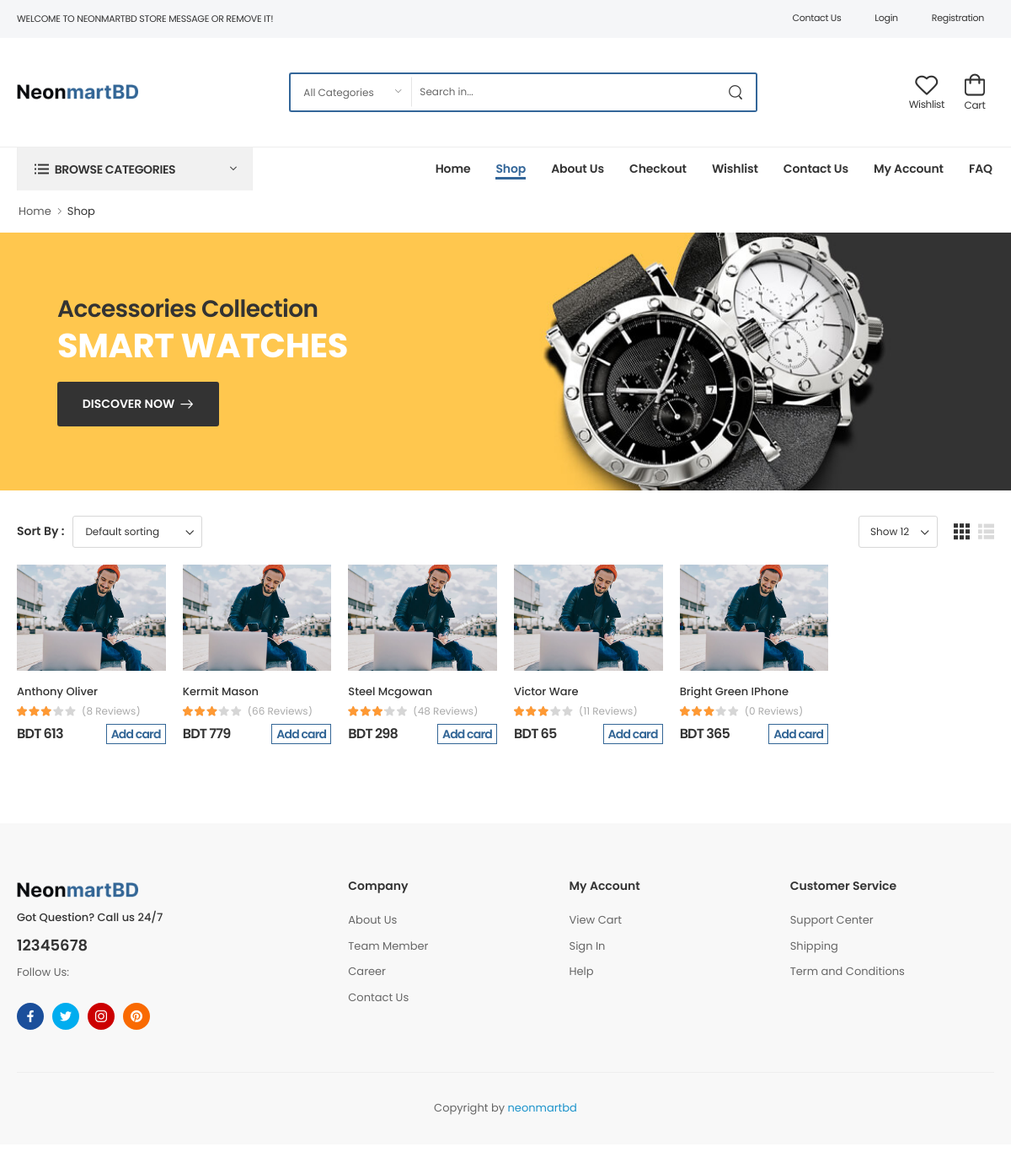
Page /shop on the committed database.
### core/models.py (models this page shows, shortened)
class Products(models.Model):
    name = models.CharField(max_length=500)
    category = models.ForeignKey(Category, on_delete=models.CASCADE)
    subcategory = models.ForeignKey(SubCategory,on_delete=models.CASCADE,blank=True, null=True)
    sub_sub_category = models.ForeignKey(SubSubCategory, on_delete=models.CASCADE,blank=True, null=True)
    brand = models.ImageField(upload_to="Brand Image",default="brands/category/1.png")
    sku = models.CharField(max_length=200)
    price = models.PositiveIntegerField()
    stock_status = models.CharField(max_length=100,null=True,blank=True,default="In Stock")
    review = models.PositiveIntegerField(null=True,blank=True,default=0)
    sort_description = RichTextField()
    slug = AutoSlugField(populate_from="name", null=True, unique=True)
    description = RichTextField()
    image = models.ImageField(upload_to="Product Image")
    pdsliderimg1 = models.ImageField(upload_to="Slider Image",blank=True, null=True)
    pdsliderimg2 = models.ImageField(upload_to="Slider Image",blank=True, null=True)
    pdsliderimg3 = models.ImageField(upload_to="Slider Image",blank=True, null=True)

### core/views.py (the view)
# urls.py: path('shop', shop_page, name="shop_page"),
def shop_page(request):
    cart = 0
    if request.user.is_authenticated:
        cart = Cart.objects.filter(user=request.user)
    products = Products.objects.order_by("-id")
    sub_sub_category = SubSubCategory.objects.all()
    sub_category = SubCategory.objects.all()
    category = Category.objects.all()
    category_ = request.GET.get("category")
    sub_category_ = request.GET.get("subcategory")
    category_product = []
    is_product = True
    if category_ != None:
        category_product = Products.objects.filter(category__filtername=category_)
        is_product = False
    if sub_category_ != None:
        category_product = Products.objects.filter(subcategory__name=sub_category_)
        is_product = False
    home_garden = []
    electronics = []
    fashion = []
    furniture = []
    healthy_beauty = []
    gift_ideas = []
    toy_games = []
    cooking = []
    smart_phones = []
    cameras_photo = []
    accessories = []
    for i in sub_category:
        if i.category.filtername == "home_&_garden":
            home_garden.append(i.name)
        elif i.category.filtername == "electronics":
            electronics.append(i.name)
        elif i.category.filtername == "fashion":
            fashion.append(i.name)
        elif i.category.filtername == "furniture":
            furniture.append(i.name)
        elif i.category.filtername == "healthy_&_beauty":
            healthy_beauty.append(i.name)
        elif i.category.filtername == "gift_ideas":
            gift_ideas.append(i.name)
        elif i.category.filtername == "toy_&_games":
            toy_games.append(i.name)
        elif i.category.filtername == "cooking":
            cooking.append(i.name)
        elif i.category.filtername == "smart_phones":
            smart_phones.append(i.name)
        elif i.category.filtername == "cameras_&_photo":
            cameras_photo.append(i.name)
        elif i.category.filtername == "accessories":
            accessories.append(i.name)
    context = {
        'navbar':'shop',
        'products':products,
        'cart':cart,
        'sub_sub_category':sub_sub_category,
        'sub_category':sub_category,
        'home_garden':home_garden,
        'electronics':electronics,
        'fashion':fashion,
        'furniture':furniture,
        'healthy_beauty':healthy_beauty,
        'gift_ideas':gift_ideas,
        'cooking':cooking,
        'smart_phones':smart_phones,
        'cameras_photo':cameras_photo,
        'accessories':accessories,
        'toy_games':toy_games,
        'category_product':category_product,
        'is_product':is_product
    }
    return render(request,"core/shop.html",context)

### core/templates/core/shop.html (shortened to what this page needs)
{% extends "base/base.html" %}
{% load static %}
{% block body %}
<link rel="stylesheet" type="text/css" href="{% static 'assets/css/style.min.css' %}" />
<main class="main">
  <nav class="breadcrumb-nav">
    <div class="container">
      <ul class="breadcrumb bb-no">
        <li><a href="{% url 'HOME' %}">Home</a></li>
        <li><a href="{% url 'shop_page' %}">Shop</a></li>
      </ul>
    </div>
  </nav>
  <div class="page-content mb-10">
    <div class="shop-default-banner shop-boxed-banner banner d-flex align-items-center mb-6" style="
          background-image: url({% static 'assets/images/shop/banner2.jpg' %});
          background-color: #ffc74e;
        ">
      <div class="container banner-content">
        <h4 class="banner-subtitle font-weight-bold">
          Accessories Collection
        </h4>
        <h3 class="banner-title text-white text-uppercase font-weight-bolder ls-10">
          Smart Watches
        </h3>
        <a href="{% url 'shop_page' %}?category=accessories" class="btn btn-dark btn-rounded btn-icon-right">Discover Now</a>
      </div>
    </div>
    <div class="container-fluid">
      <div class="shop-content">
        <div class="main-content">
          <nav class="toolbox sticky-toolbox sticky-content fix-top">
            <div class="toolbox-left">
              <div class="toolbox-item toolbox-sort select-box text-dark">
                <label>Sort By :</label>
                <select name="orderby" class="form-control">
                  <option value="default" selected="selected">
                    Default sorting
                  </option>
                </select>
              </div>
            </div>
            <div class="toolbox-right">
              <div class="toolbox-item toolbox-show select-box">
                <select name="count" class="form-control">
                  <option value="12" selected="selected">Show 12</option>
                </select>
              </div>
              <div class="toolbox-item toolbox-layout">
                <a href="{% url 'shop_page' %}" class="icon-mode-grid btn-layout active">
                  <i class="w-icon-grid"></i>
                </a>
                <a href="{% url 'shop_page' %}" class="icon-mode-list btn-layout">
                  <i class="w-icon-list"></i>
                </a>
              </div>
            </div>
          </nav>
          <div class="product-wrapper row cols-xl-6 cols-lg-5 cols-md-4 cols-sm-3 cols-2">
            {% if is_product %}
              {% if products %}
                {% for product in products %}
                    <div class="product-wrap">
                      <div class="product text-center">
                        <figure class="product-media">
                          <a href="{% url 'product_details' product.slug %}">
                            <img src="{{product.image.url}}" alt="Product" width="300" height="338" />
                          </a>
                        </figure>
                        <div class="product-details" style="text-align: left">
                          <h4 class="product-name">
                            <a href="{% url 'product_details' product.slug %}">{{product.name}}</a>
                          </h4>
                          <div class="ratings-container" style="display: flex; justify-content: flex-start">
                            <div class="ratings-full">
                              <span class="ratings" style="width: 60%"></span>
                            </div>
                            <a href="{% url 'product_details' product.slug %}" class="rating-reviews">({{product.review}}
                              Reviews)</a>
                          </div>
                          <div class="product-price" style="display: flex; justify-content: space-between">
                            <ins class="new-price">BDT {{product.price}}</ins>
                            <a href="{% url 'ADD_TO_CART' product.id %}" style="
                                    border: 1px solid #336696;
                                    color: #336696;
                                    padding: 0px 5px;
                                    font-size: 14px;
                                  " onMouseOver="this.style.background='#336696'; this.style.color='#fff'"
                              onMouseOut="this.style.background='transparent';this.style.color='#336696'">Add card</a>
                          </div>
                        </div>
                      </div>
                    </div>
                {% endfor %}
              {% else %}
                <p class="font-weight-bold" style="color: red;">Products not available!</p>
              {% endif %}
            {% endif %}
          </div>
        </div>
      </div>
    </div>
  </div>
</main>
{% endblock body %}

### rows in the picture
Products: image (picture), name "Anthony Oliver", review "8", price "613"
Products: image (picture), name "Kermit Mason", review "66", price "779"
Products: image (picture), name "Steel Mcgowan", review "48", price "298"
Products: image (picture), name "Victor Ware", review "11", price "65"
Products: image (picture), name "Bright Green IPhone", review "0", price "365"
